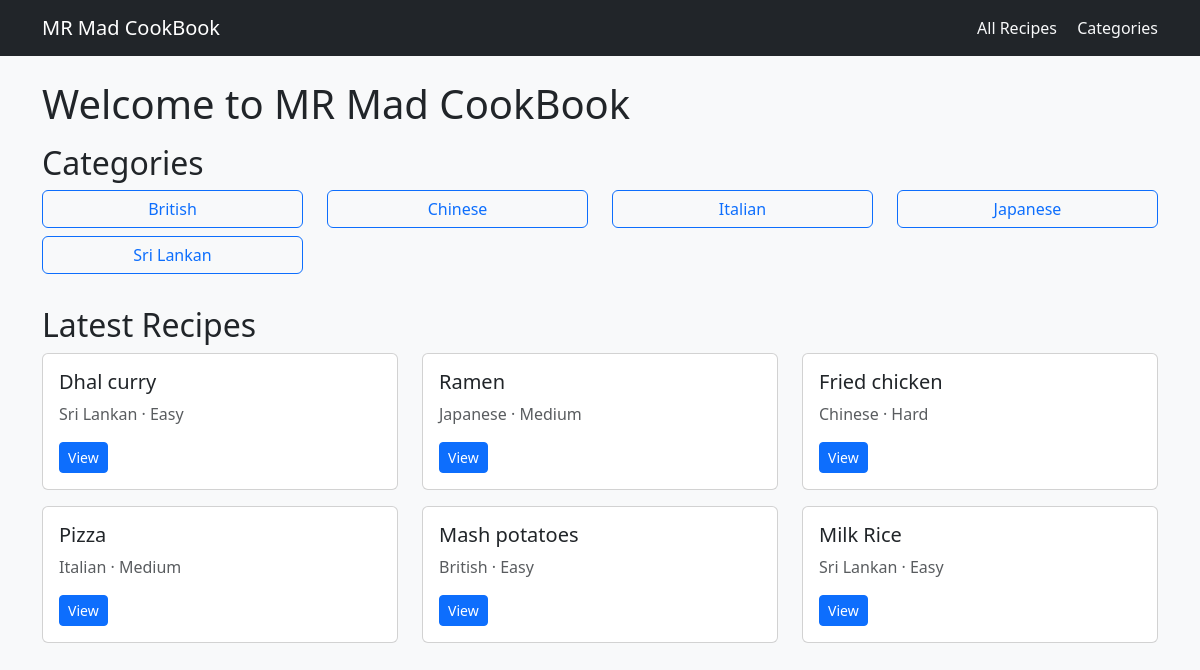
Before: / with the older database file.
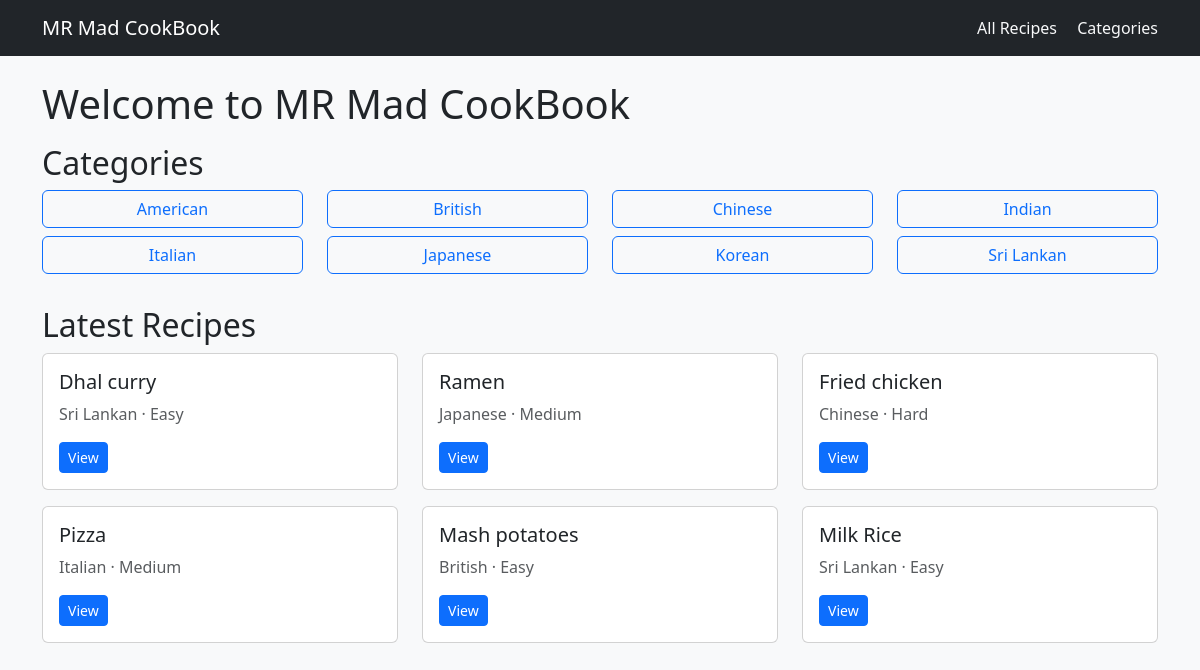
After: the same page with the newer database file.
### recipes/models.py (models this page shows, shortened)
class Category(models.Model):
    name = models.CharField(max_length=100, unique=True)
    slug = models.SlugField(max_length=120, unique=True)
    description = models.TextField(blank=True)
    class Meta:
        ordering = ['name']

class Recipe(models.Model):
    DIFFICULTY_CHOICES = [
        ('easy', 'Easy'),
        ('medium', 'Medium'),
        ('hard', 'Hard'),
    ]
    category = models.ForeignKey(Category, related_name='recipes',
                                 on_delete=models.CASCADE)
    author = models.ForeignKey(User, related_name='recipes',
                               on_delete=models.SET_NULL,
                               null=True, blank=True)
    title = models.CharField(max_length=200)
    slug = models.SlugField(max_length=220, unique=True)
    description = models.TextField(blank=True)
    ingredients = models.TextField(help_text="One ingredient per line")
    steps = models.TextField(help_text="Step-by-step instructions")
    prep_time_minutes = models.PositiveIntegerField(default=0)
    cook_time_minutes = models.PositiveIntegerField(default=0)
    difficulty = models.CharField(max_length=10,
                                  choices=DIFFICULTY_CHOICES,
                                  default='easy')
    created_at = models.DateTimeField(auto_now_add=True)
    updated_at = models.DateTimeField(auto_now=True)
    is_published = models.BooleanField(default=True)
    class Meta:
        ordering = ['-created_at']

### recipes/views.py (the view)
# urls.py: 2. Add a URL to urlpatterns:  path('', views.home, name='home')
def home(request):
    latest_recipes = Recipe.objects.filter(is_published=True)[:6]
    categories = Category.objects.all()
    context = {
        'latest_recipes': latest_recipes,
        'categories': categories,
    }
    return render(request, 'recipes/home.html', context)

### recipes/templates/recipes/home.html
{% extends "recipes/base.html" %}
{% block content %}
<h1 class="mb-3">Welcome to MR Mad CookBook</h1>
<h2>Categories</h2>
<div class="row mb-4">
  {% for category in categories %}
    <div class="col-md-3 mb-2">
      <a href="{% url 'recipes:recipe_by_category' category.slug %}"
         class="btn btn-outline-primary w-100">{{ category.name }}</a>
    </div>
  {% empty %}
    <p>No categories yet.</p>
  {% endfor %}
</div>
<h2>Latest Recipes</h2>
<div class="row">
  {% for recipe in latest_recipes %}
    <div class="col-md-4 mb-3">
      <div class="card h-100">
        <div class="card-body">
          <h5 class="card-title">{{ recipe.title }}</h5>
          <p class="card-text text-muted">{{ recipe.category.name }} · {{ recipe.get_difficulty_display }}</p>
          <a href="{% url 'recipes:recipe_detail' recipe.slug %}" class="btn btn-sm btn-primary">View</a>
        </div>
      </div>
    </div>
  {% empty %}
    <p>No recipes yet.</p>
  {% endfor %}
</div>
{% endblock %}

Changed rows visible on the page:
added Category: name "American"
added Category: name "Indian"
added Category: name "Korean"
